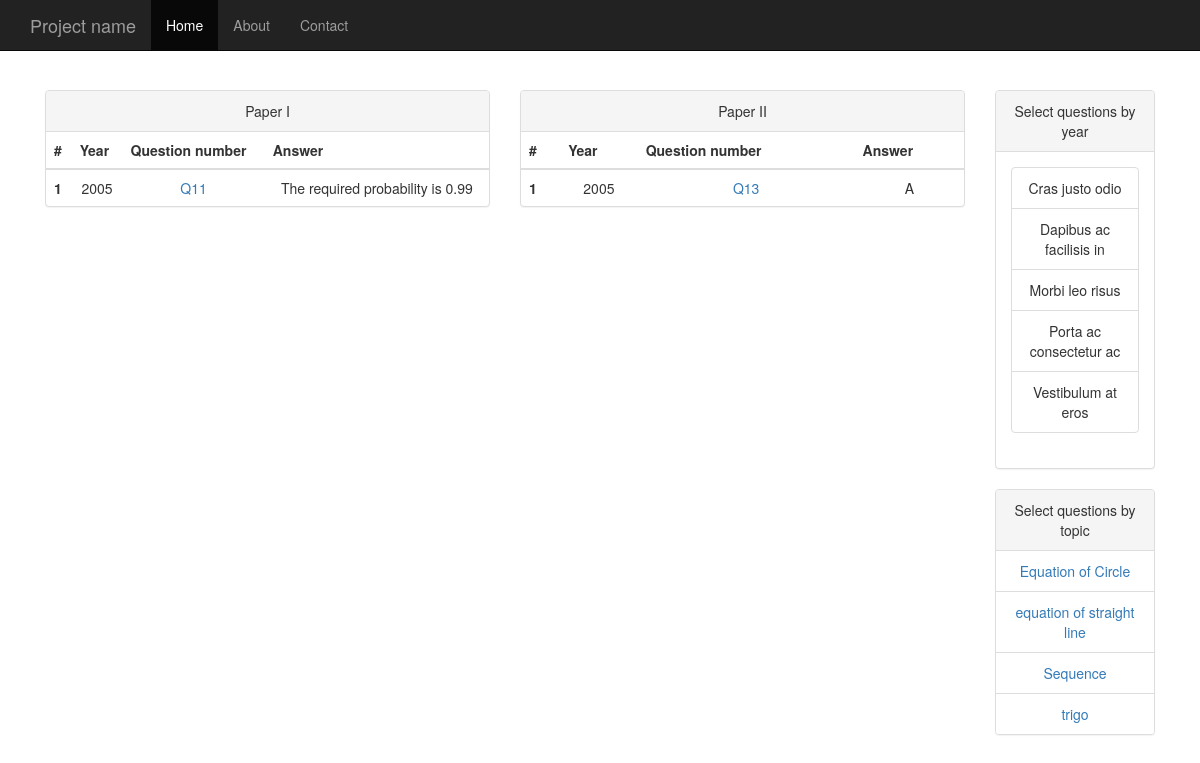
/dsepastpaper.php?id=1, run on the app's committed database.
### tables this page shows
CREATE TABLE IF NOT EXISTS `questions` (
`id` int(11) NOT NULL,
  `year` int(255) NOT NULL,
  `number` varchar(255) NOT NULL,
  `answer` text NOT NULL,
  `paper` varchar(255) NOT NULL,
  `youtube` text NOT NULL,
  `date_add` timestamp NOT NULL DEFAULT CURRENT_TIMESTAMP
);

CREATE TABLE IF NOT EXISTS `topics` (
`id` int(11) NOT NULL,
  `name` varchar(255) NOT NULL
);

### libraries/Database.php (called while the page is built, shortened)
<?php
class Database{
	public $host = DB_HOST;
	public $username = DB_USER;
	public $password = DB_PASS;
	public $db_name = DB_NAME;
	public $link;
	public function connect(){
		$this->link = new mysqli($this->host, $this->username, $this->password, $this->db_name);
	}
	public function select($query){
		$result = $this->link->query($query) or die($this->link->error.__LINE__);
		if($result->num_rows >0){
			return $result;
		}else{
			return false;
		}
	}
}
?>

### dsepastpaper.php (the view, shortened to what this page needs)
<?php include 'libraries/Database.php';?>
<?php
	$id = $_GET['id'];
	$db = new Database();
		$query = "SELECT * FROM questions WHERE paper = 1 AND id IN (SELECT question_id FROM relation WHERE topic_id = $id)";
		$paper1 = $db->select($query);
		$query = "SELECT * FROM questions WHERE paper = 2 AND id IN (SELECT question_id FROM relation WHERE topic_id = $id)";
		$paper2 = $db->select($query);
	$query = "SELECT * FROM topics ORDER by name";
	$topics = $db->select($query);
?>
<!DOCTYPE html>
<html lang="en">
  <head>
    <link href="css/bootstrap.css" rel="stylesheet">
    <link href="css/custom.css" rel="stylesheet">
  </head>
  <body>
    <nav class="navbar navbar-inverse navbar-fixed-top">
      <div class="container">
        <div class="navbar-header">
          <a class="navbar-brand" href="#">Project name</a>
        </div>
        <div id="navbar" class="collapse navbar-collapse">
          <ul class="nav navbar-nav">
            <li class="active"><a href="#">Home</a></li>
            <li><a href="#about">About</a></li>
            <li><a href="#contact">Contact</a></li>
          </ul>
        </div>
      </div>
    </nav>
    <div class="container">
 <div class = "questiontable col-md-5"  >
<div class="panel panel-default">
  <div class="panel-heading">Paper I </div>
 <table class="table">
       <?php if ($paper1):?>
        <thead>
          <tr>
            <th>#</th>
            <th>Year</th>
            <th>Question number</th>
            <th>Answer</th>
          </tr>
        </thead>
        <tbody>
    <?php while($row = $paper1->fetch_assoc()) :?>
          <tr>
            <th scope="row">1</th>
            <td><?php echo $row['year']?></td>
            <td><a href="http://hk.yahoo.com">Q<?php echo $row['number']?></a></td>
            <td><?php  echo $row['answer']?></td>
          </tr>
     <?php endwhile;?>
 <?php else:?>
  There are no related questions yet
 <?php endif;?>
        </tbody>
      </table>
</div>
</div>
<div class = "questiontable col-md-5"  >
<div class="panel panel-default">
  <div class="panel-heading">Paper II </div>
 <table class="table">
       <?php if ($paper2):?>
        <thead>
          <tr>
            <th>#</th>
            <th>Year</th>
            <th>Question number</th>
            <th>Answer</th>
          </tr>
        </thead>
        <tbody>
    <?php while($row = $paper2->fetch_assoc()) :?>
          <tr>
            <th scope="row">1</th>
            <td><?php echo $row['year']?></td>
            <td><a href="#">Q<?php echo $row['number']?></a></td>
            <td><?php  echo $row['answer']?></td>
          </tr>
     <?php endwhile;?>
 <?php else:?>
  There are no  related questions yet
 <?php endif;?>
        </tbody>
      </table>
</div>
</div>
<div class="sidebar col-md-2" >
<div class="panel panel-default">
  <div class="panel-heading">Select questions by year</div>
  <div class="panel-body">
  <ul class="list-group">
  <li class="list-group-item">Cras justo odio</li>
  <li class="list-group-item">Dapibus ac facilisis in</li>
  <li class="list-group-item">Morbi leo risus</li>
  <li class="list-group-item">Porta ac consectetur ac</li>
  <li class="list-group-item">Vestibulum at eros</li>
</ul>
  </div>
</div>
<div class="panel panel-default">
  <div class="panel-heading">Select questions by topic</div>
   <ul class="list-group">
   <?php if($topics):?>
   <?php while ($row = $topics->fetch_assoc()):?>
  <li class="list-group-item"><a href="dsepastpaper.php?id=<?php echo $row['id']?>"><?php echo $row['name']?></a></li>
  <?php endwhile;?>
  <?php else:?>
  <p> Sorry, there is no topics available </p>
  <?php endif;?>
</ul>
</div>
</div>
    </div>
  </body>
</html>

### css/custom.css (style rules this page uses)
body { padding-top: 50px; }
.questiontable, .sidebar { padding: 40px 15px; text-align: center; }
.sidebar { float:right; }

### data on the page
questions: year "2005", number "11", answer "The required probability is 0.99"
questions: year "2005", number "13", answer "A"
topics: name "Equation of Circle"
topics: name "equation of straight line"
topics: name "Sequence"
topics: name "trigo"
